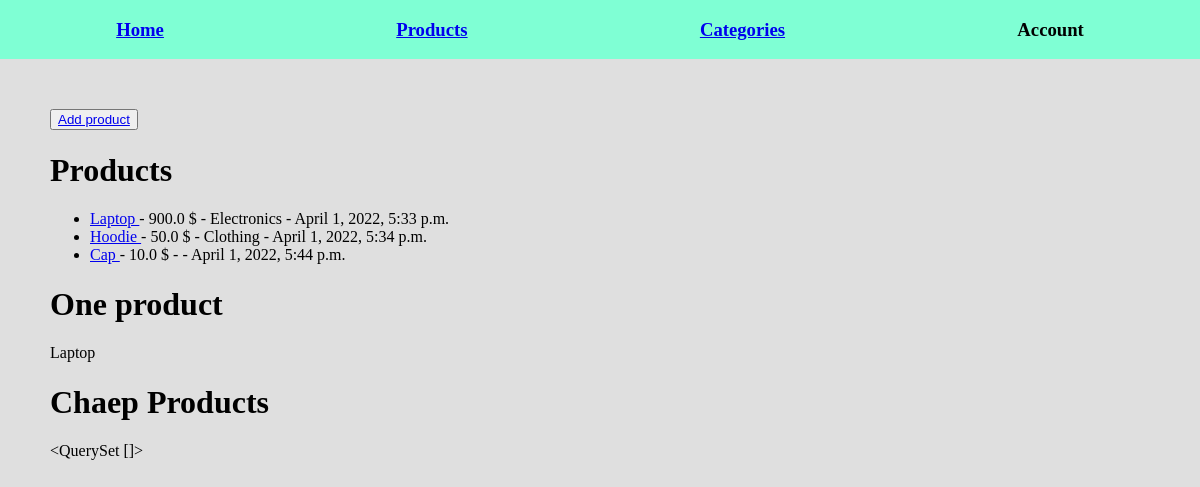
Before: /myapp/example/ with the older database file.
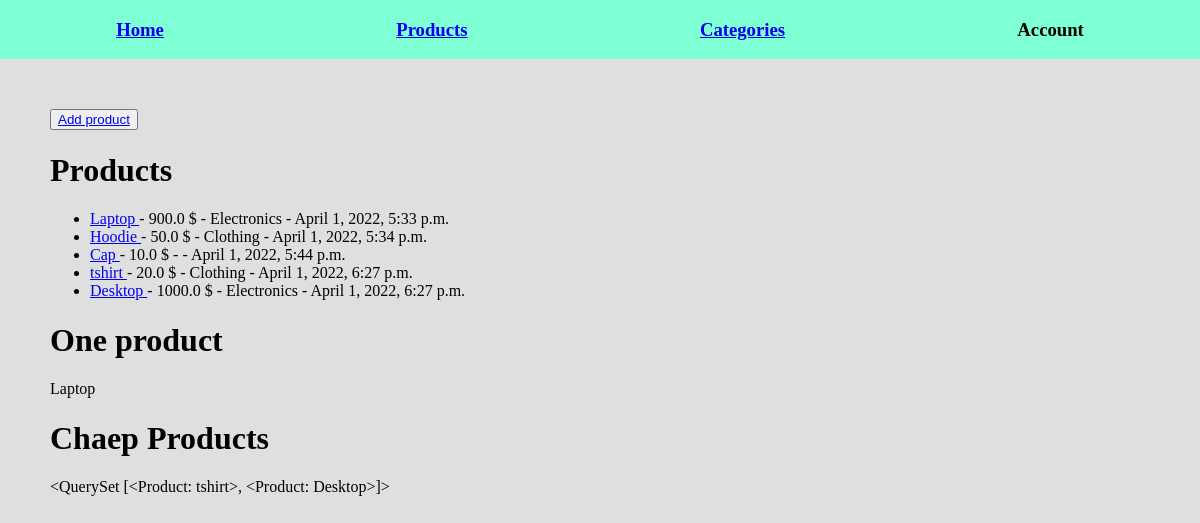
After: the same page with the newer database file.
### myapp/models.py (models this page shows, shortened)
class Product(models.Model):
    name =models.CharField(max_length=100)
    price = models.FloatField(blank=True, null=True)
    date_created = models.DateTimeField(auto_now=True)
    category = models.ForeignKey(Category, on_delete=models.PROTECT, blank=True, null=True)
    def __str__(self):
     return self.name

class Category(models.Model):
    name = models.CharField(max_length=100)

### myapp/views.py (the view)
# urls.py: path('example/',example, name='example'),
def example(request):
    products = Product.objects.all()
    one_product = Product.objects.get(name="Laptop")
    cheap_products = Product.objects.filter(date_created__hour=18)
    context = {
        'products':products,
        'one_product':one_product,
        'cheap_products':cheap_products,
    }
    return render(request, 'myapp/example.html',context)

### myapp/templates/myapp/example.html
{% extends 'index.html' %}
{% block content %}
<button>
    <a href="{% url 'create_new_product' %}">
        Add product
    </a>
</button>
<h1>Products</h1>
<ul>
    {% for product in products %}
    <li>
        <a href="{% url 'product' product.name %}">
            {{product.name}}
        </a>
        - {{product.price}} $ - {{product.category.name}} - {{product.date_created}}
    </li>
    {% endfor %}
</ul>
<h1>One product</h1>
<div>
    {{one_product}}
</div>
<h1>Chaep Products</h1>
<div>
    {{cheap_products}}
</div>
{% endblock %}

Changed rows visible on the page:
added Product: name "tshirt", price "20.0", category.name "Clothing", date_created "April 1, 2022, 6:27 p.m.", name.name "<QuerySet [<Product: tshirt>, <Product: Desktop>]>"
added Product: name "Desktop", price "1000.0", category.name "Electronics", date_created "April 1, 2022, 6:27 p.m."
Other visible differences:
{{ cheap_products }}: "<QuerySet []>" → (not shown)
